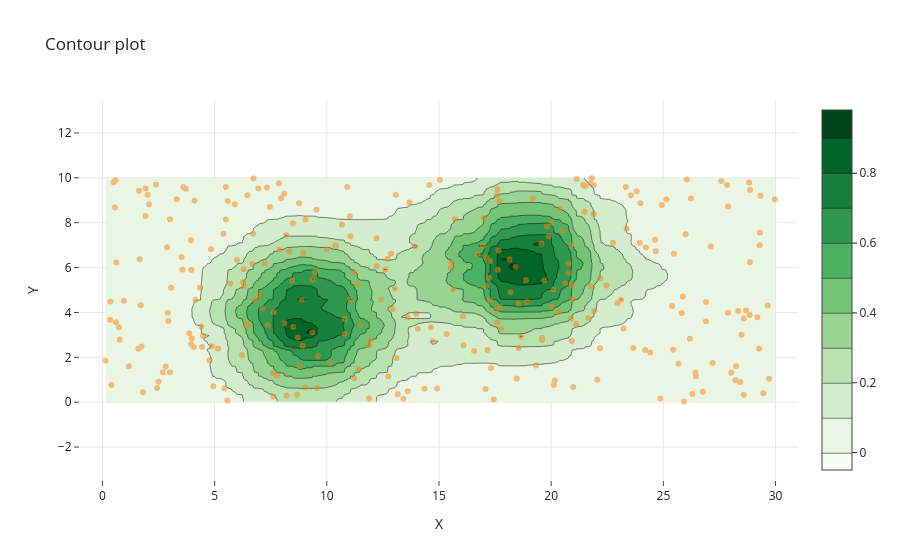

The cell this chart's notebook holds for it:
### Code cell
# x座標とy座標のランダム配列
xy = np.random.rand(2, 300)
x = xy[0] * 30.
y = xy[1] * 10.

# スカラー値
p = get_scholar(x, y)

# Traceのlistを作成
traces = [
    go.Contour(
        x=x,
        y=y,
        z=p,
        colorscale='Greens',
    ),  # 等高線図
    go.Scatter(
        x=x,
        y=y,
        mode='markers',
        opacity=0.5
    )   # 散布図
]

# Figureを作成
figure = go.Figure(traces, layout)

figure

### Figure 1 — Plotly figure (JSON) as saved in the notebook; plotly's stock layout.template omitted (floating-point values rounded to 4 significant figures; data arrays with more than 128 entries replaced by an {"elided": "..."} marker saying what was removed)
{"data": [{"colorscale": [[0, "rgb(247,252,245)"], [0.125, "rgb(229,245,224)"], [0.25, "rgb(199,233,192)"], [0.375, "rgb(161,217,155)"], [0.5, "rgb(116,196,118)"], [0.625, "rgb(65,171,93)"], [0.75, "rgb(35,139,69)"], [0.875, "rgb(0,109,44)"], [1, "rgb(0,68,27)"]], "type": "contour", "x": {"elided": "300 float values"}, "y": {"elided": "300 float values"}, "z": {"elided": "300 float values"}}, {"mode": "markers", "opacity": 0.5, "type": "scatter", "x": {"elided": "300 float values"}, "y": {"elided": "300 float values"}}], "layout": {"title": {"text": "Contour plot"}, "xaxis": {"constrain": "domain", "range": [-1, 31], "showgrid": true, "showline": false, "title": {"text": "X"}}, "yaxis": {"range": [-1, 11], "scaleanchor": "x", "scaleratio": 1, "title": {"text": "Y"}}}}
